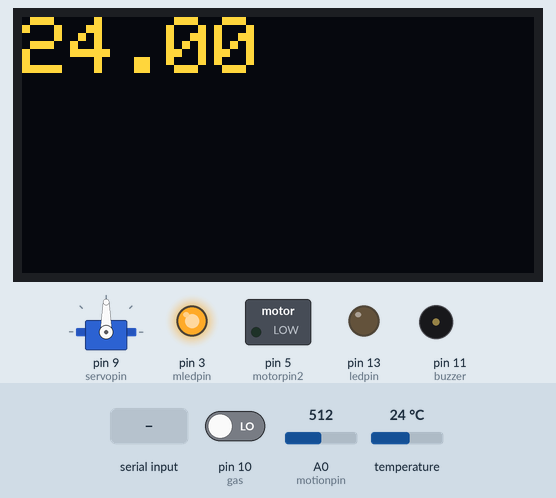
Recording of a sketch running on a simulated Arduino Uno, built with avr-gcc and run on an emulated ATmega328P. Parts: servo, 128×64 one-colour display, switched loads named in the sketch (green lamp = pin HIGH), output pins drawn as LEDs (lit = HIGH), buzzer (waves = sounding, pin HIGH). The test bench sets the inputs (shaded band); at power-on: A0 (motionpin) = 512, temperature 24 °C, pin 10 (gas) LOW. The OLED is the two-colour kind (top 16 rows yellow); the display library's start-up logo is not drawn; what the sketch prints to the serial monitor is not drawn.

Above: at 1.2 s.
1.3 s: A0 (motionpin) set to 105
2.8 s: A0 (motionpin) set to 91
At 4.0 s:
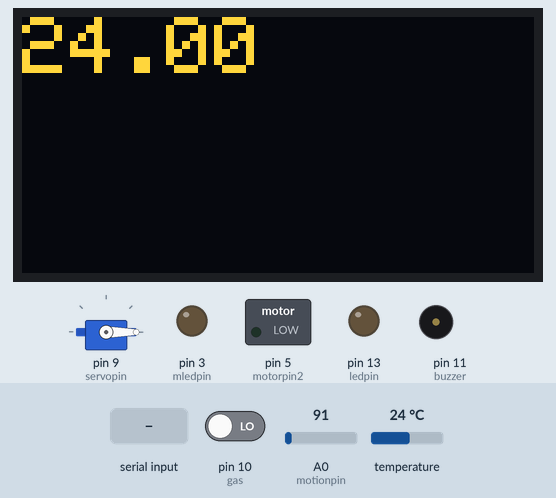
4.3 s: "A" received over Serial
At 5.0 s:
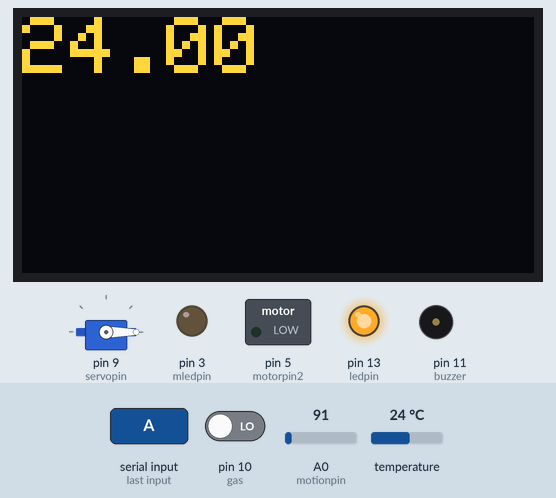
6.0 s: temperature set to 12 °C
At 7.3 s:
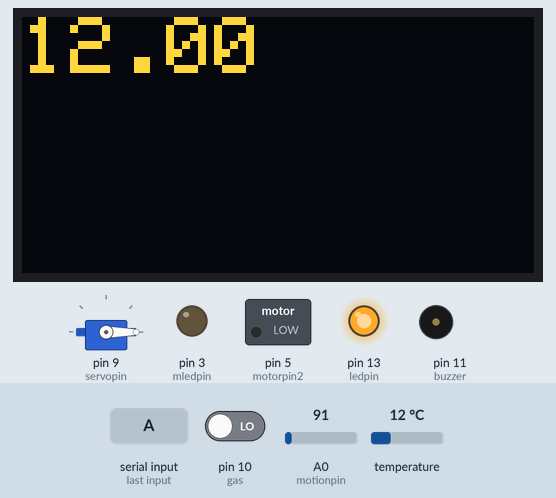
7.6 s: A0 (motionpin) set to 289
9.1 s: A0 (motionpin) set to 313
At 10.6 s:
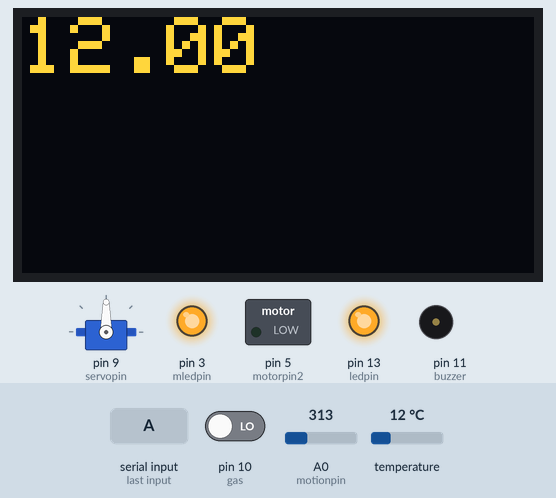
Timing chart, 0 to 11.6 s (numbered marks = the images above; inputs shaded):
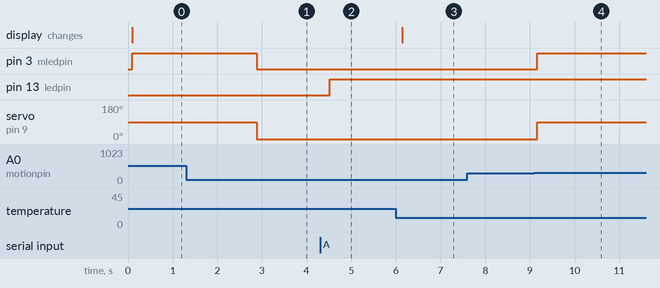

Measured:
- the behaviour switches between 100 and 99 on A0 (motionpin) (found by bisection; images 0 and 1)
- the behaviour switches between 300 and 301 on A0 (motionpin) (found by bisection; images 3 and 4)
- after the input at 1.3 s, every drawn part: stays the same
- after the input at 2.8 s, pin 3 (mledpin): HIGH → LOW after 0.08 s; servo on pin 9 (servopin): 90° → 0° after 0.08 s
- after the input at 4.3 s, pin 13 (ledpin): LOW → HIGH after 0.21 s
- after the input at 6.0 s, the display: changes after 0.14 s (image 3)
- after the input at 7.6 s, every drawn part: stays the same
- after the input at 9.1 s, pin 3 (mledpin): LOW → HIGH after 0.07 s; servo on pin 9 (servopin): 0° → 90° after 0.07 s

The sketch:

smart_home_project2.ino
```cpp
#include <Servo.h>
#include <Wire.h>
#include <Adafruit_BMP085.h>
Adafruit_BMP085 bmp;
#include <Adafruit_SSD1306.h>
#include <splash.h>
#include <Wire.h>
#include <Adafruit_GFX.h>


#define SCREEN_WIDTH 128
#define SCREEN_HEIGHT 64

#define OLED_RESET 4

Adafruit_SSD1306 display(OLED_RESET);

int servopin=9;
Servo myservo;
int motionpin=A0;
int motion;
int mledpin=3;
int buzzer=11;
int gas=10;
int gass;
char value;
int motorpin=4;
int motorpin2=5;
int ledpin=13;


void setup() {
  // put your setup code here, to run once:
  Serial.begin(9600);
  if (!bmp.begin()) {
    Serial.println("Could not find a valid BMP180 sensor, check wiring!");
  }
  Wire.begin();
  myservo.attach(servopin);
  display.begin(SSD1306_SWITCHCAPVCC, 0x3C);
  display.display();
  display.clearDisplay();
  pinMode(motionpin,INPUT);
  pinMode(mledpin,OUTPUT);
  pinMode(gas,INPUT);
  pinMode(buzzer,OUTPUT);
  pinMode(motorpin,OUTPUT);
  pinMode(motorpin2,OUTPUT);
  pinMode(ledpin,OUTPUT);

}

void loop() {
  // put your main code here, to run repeatedly:
  value=Serial.read();
  motion=analogRead(motionpin);

  float temperature = bmp.readTemperature();
  Serial.println(temperature);

  gass=digitalRead(gas);

  display.clearDisplay();
  display.setTextSize(2);
  display.setTextColor(WHITE);
  display.setCursor(0,0);
  display.println(temperature);
  display.display();

  if(value=='A'){
    digitalWrite(ledpin,HIGH);
  }
  else if(value=='B'){
    digitalWrite(ledpin,LOW);
  }
  else if(value=='C' || temperature>28){
    digitalWrite(motorpin,HIGH);
    digitalWrite(motorpin2,LOW);
  }
  else if(value=='D'){
    digitalWrite(motorpin,LOW);
    digitalWrite(motorpin2,LOW);
  }

  if(motion>300){
    myservo.write(90);
    digitalWrite(mledpin,HIGH);
  }
  else if(motion<100){
    myservo.write(0);
    digitalWrite(mledpin,LOW);
  }
  else if(gass==1){
    for(int i=1;i<=10;i++)
    {
    digitalWrite(buzzer, HIGH);
    delay(250);
    digitalWrite(buzzer, LOW);
    delay(250);
    }
  }
  else if(gass==0){
    digitalWrite(buzzer,LOW);
  }

  delay(200);

}
```
